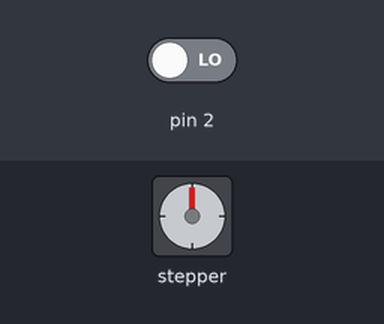
This sketch was run on a simulated Arduino Uno, built with avr-gcc and run on an emulated ATmega328P. Parts: stepper motor. Wiring (inferred from the names in the program): stepper motor driver (200 steps per turn assumed): step pin 4; direction pin 5. The inputs (shaded band) are chosen by the test bench; at power-on: pin 2 LOW.

Above: at 1.2 s.
1.3 s: pin 2 driven HIGH
At 2.4 s:
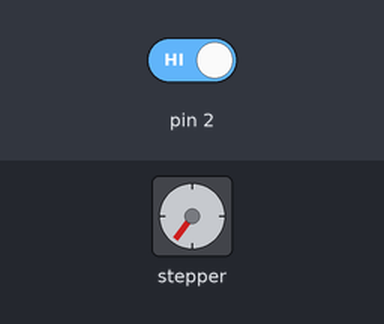
Timing chart, 0 to 4.3 s (numbered marks = the images above; inputs shaded):
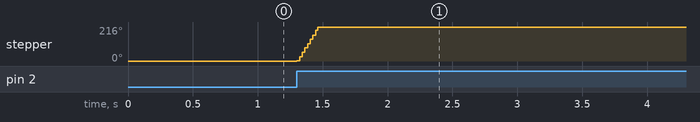

The sketch:

pulse_stepper_motor.ino
```cpp
int pulsepin = 4;
int pulsenum = 120;
int dirpin = 5;
volatile int state = HIGH;

void setup(){
  pinMode(pulsepin, OUTPUT);
  pinMode(dirpin, OUTPUT);
  attachInterrupt(0, pulseout, RISING);
}

void loop(){

}

void pulseout(){
  digitalWrite(dirpin, state);
  delay(1);
  for (int i = 1; i <= pulsenum; i++) {
    digitalWrite(pulsepin, HIGH);
    delay(1);
    digitalWrite(pulsepin, LOW);
    delay(1);
  }
  state = !state;
}
```

Measured:
- after the input at 1.3 s, stepper: turns 216° clockwise in 0.16 s, starting at once
